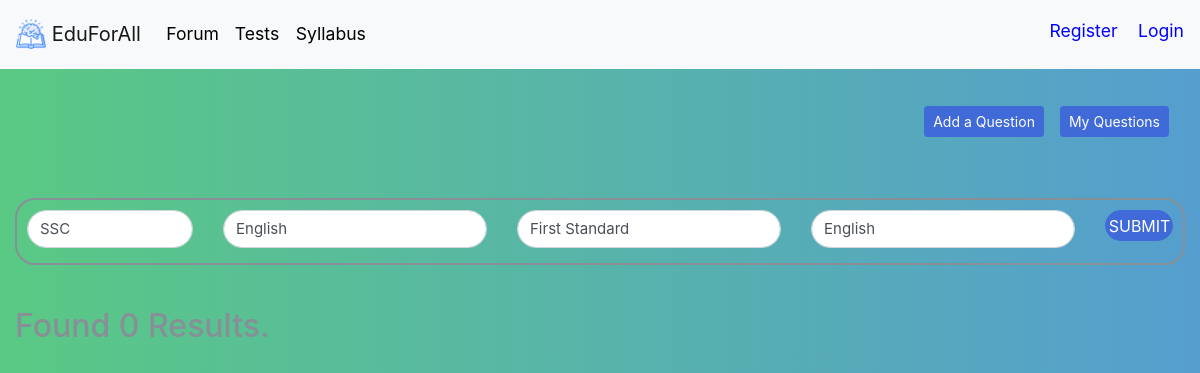
Before: /forum/ with the older database file.
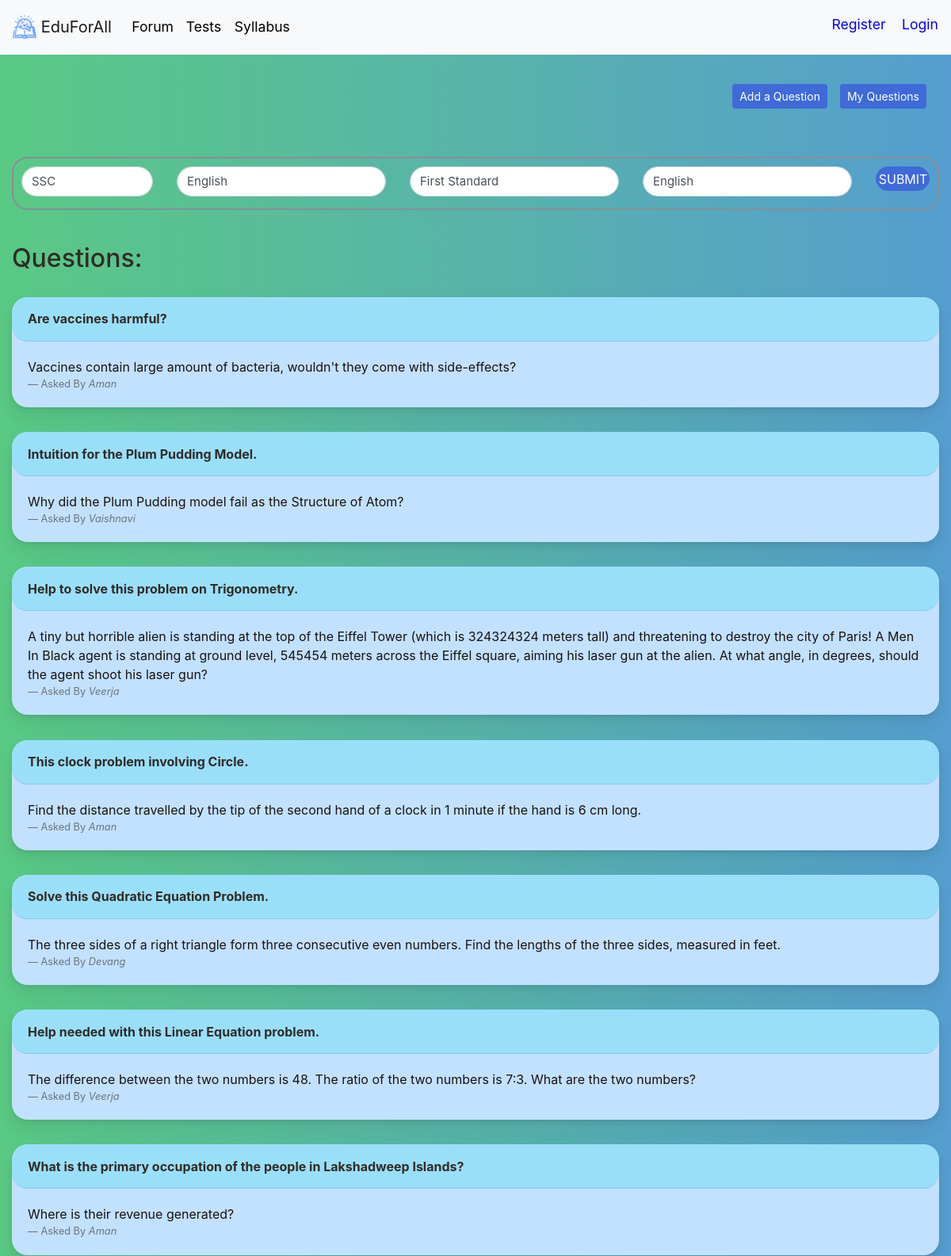
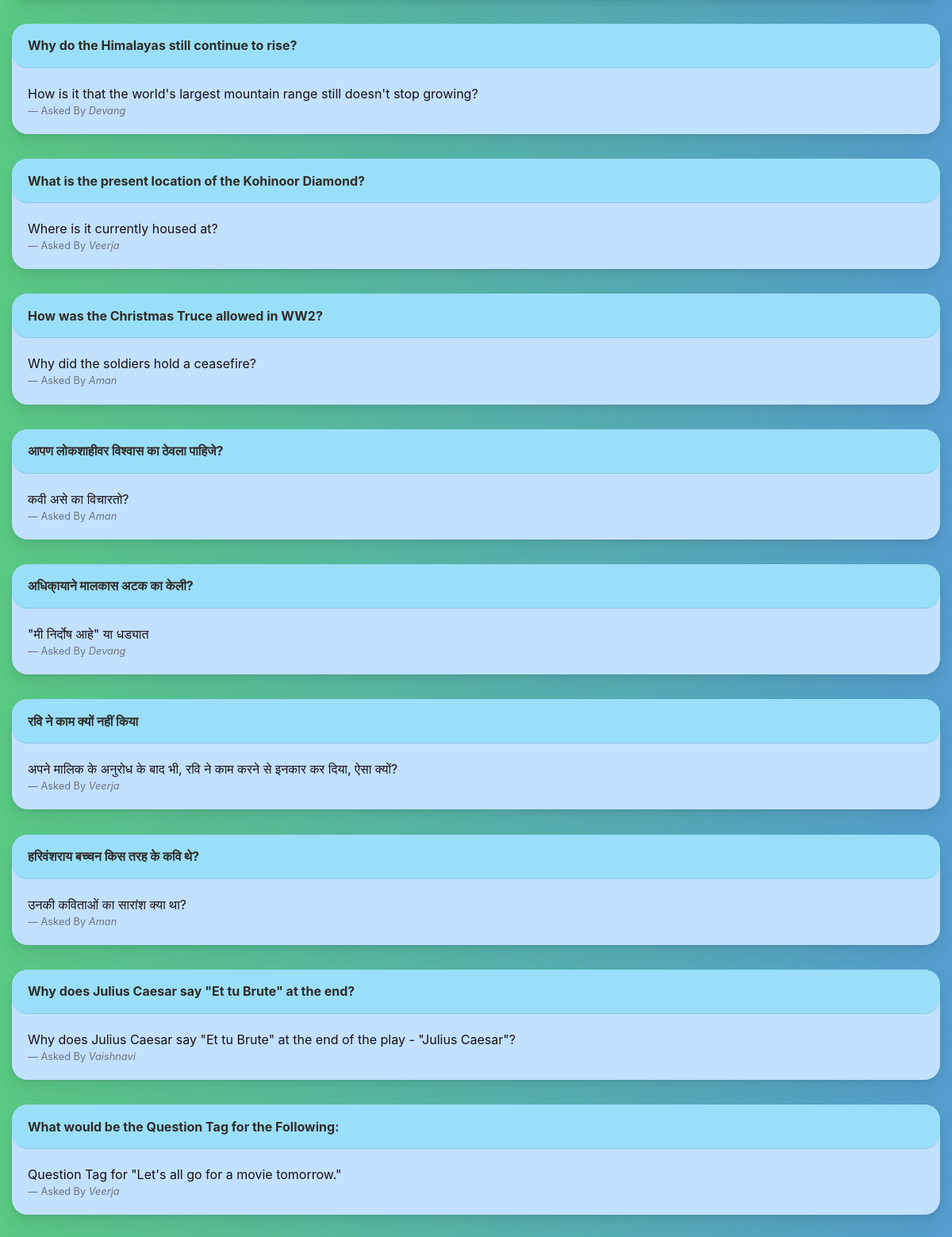
After: the same page with the newer database file (2 pictures, top to bottom).
### forum/models.py (models this page shows, shortened)
class question(models.Model):
    created = models.DateTimeField(auto_now_add=True)
    questionBy = models.ForeignKey(student, on_delete=models.CASCADE)
    title = models.CharField(max_length=240)
    body = models.CharField(max_length=25000)
    medium = models.CharField(max_length=100)
    acadYear = models.CharField(max_length=100)
    subject = models.CharField(max_length=100)
    board = models.CharField(max_length=100, default="SSC")

class student(models.Model):
    user: OneToOneField = models.OneToOneField(User, on_delete=models.CASCADE)
    acadYear = models.CharField(max_length=100)
    medium = models.CharField(max_length=100)
    board = models.CharField(max_length=100, default="SSC")

### forum/views.py (the view, shortened to what this page needs)
# urls.py: path('',views.forumLanding.as_view(),name='forumLanding'),
class forumLanding(View):
    def get(self, request, template_name='forumLanding.html'):
        message = {}
        message['questions'] = question.objects.all().order_by('-created')
        return render(request, 'forumLanding.html', message)

### forum/templates/forumLanding.html (shortened to what this page needs)
{% extends 'base.html' %}
{% load static %}
{% block content %}
<link rel="stylesheet" href="{% static 'all.css' %}">
<link rel="stylesheet" href="{% static 'bt.css' %}">
<link rel="stylesheet" href="{% static 'btb.css' %}">
<link rel="stylesheet" href="{% static 'login.css' %}">
<link rel="stylesheet" href="{% static 'forumLanding.css' %}">
<div class="container-fluid">
    <br>
    <br>
    <br>
    <br>
    <br>
    <a class="btn btn-primary btn-sm float-right" style="margin-right: 16px; margin-bottom: 16px" href="{% url 'forum:myQuestions' %}" role="button">My Questions</a>
    <a class="btn btn-primary btn-sm float-right" style="margin-right: 16px; margin-bottom: 16px" href="{% url 'forum:addQuestion' %}" role="button">Add a Question</a>
    <br>
    <br>
    <br>
<br>
    <div class="container-fluid" style="padding: 10px; border: 2px solid; border-radius: 20px;">
        <form action="" method="post">
        <div class="row">
            <div class="col-lg-2">
                <select name="board" id="board" required class="form-control"
                            style="border-radius: 20px; font-size: 15px; margin-bottom: 5px;">
                            <option value="SSC">SSC</option>
                </select>
            </div>
            <div class="col-lg-3">
                <select name="medium" id="medium" required class="form-control"
                            style="border-radius: 20px; font-size: 15px; margin-bottom: 5px;">
                            <option value="english">English</option>
                </select>
            </div>
            <div class="col-lg-3">
                <select name="acadYear" id="acadYear" required style="border-radius: 20px; font-size: 15px; margin-bottom: 5px;"
                            class="form-control">
                            <option value="1">First Standard</option>
                        </select>
            </div>
            <div class="col-lg-3">
                <select name="subject" id="subject" required style="border-radius: 20px; font-size: 15px; margin-bottom: 5px;"
                class="form-control">
                    <option value="English">English</option>
                </select>
            </div>
            <div class="col-lg-1">
                <button class="btn btn-primary btn-block text-uppercase" type="submit"
                            style="font-size: 1rem; padding: 4%; border-radius: 20px;">Submit</button>
            </div>
        </form>
        </div>
    </div>
<br><br>
    {% if questions %}
    <h2 style="color: #312b26;">Questions:</h2>
    <br>
<div class="container-fluid">
    {% for i in questions %}
    <a href="{% url 'forum:queAns' i.id %}">
        <div class="card" style="background-color: #c2e1ff; color: #1a1111;">
            <div class="card-header" style="font-size:1rem; background-color: #9adffa; color: #312b26">
             <strong>{{i.title}}</strong>
            </div>
            <div class="card-body">
                <blockquote class="blockquote mb-0" style="font-size:1rem">
                    <p>{{i.body}}</p>
                    <footer class="blockquote-footer">Asked By <cite
                            title="Source Title">{{ i.questionBy.user.first_name }}</cite></footer>
                </blockquote>
            </div>
        </div>
    </a>
    <br>
    {% endfor %}
</div>
{% else %}
<h2>Found 0 Results.</h2>
{% endif %}
{% endblock %}

Changed rows visible on the page:
added question: title "Are vaccines harmful?", body "Vaccines contain large amount of bacteria, wouldn't they come with side-effects?", questionBy.user.first_name "Aman"
added question: title "Intuition for the Plum Pudding Model.", body "Why did the Plum Pudding model fail as the Structure of Atom?", questionBy.user.first_name "Vaishnavi"
added question: title "Help to solve this problem on Trigonometry.", body "A tiny but horrible alien is standing at the top of the Eiffel Tower (which is 324324324 meters tall) and threatening to destroy the city of Paris! A Men In Black agent is standing at ground level, 545454 meters across the Eiffel square, aiming his laser gun at the alien. At what angle, in degrees, should the agent shoot his laser gun?", questionBy.user.first_name "Veerja"
added question: title "This clock problem involving Circle.", body "Find the distance travelled by the tip of the second hand of a clock in 1 minute if the hand is 6 cm long.", questionBy.user.first_name "Aman"
added question: title "Solve this Quadratic Equation Problem.", body "The three sides of a right triangle form three consecutive even numbers. Find the lengths of the three sides, measured in feet.", questionBy.user.first_name "Devang"
added question: title "Help needed with this Linear Equation problem.", body "The difference between the two numbers is 48. The ratio of the two numbers is 7:3. What are the two numbers?", questionBy.user.first_name "Veerja"
added question: title "What is the primary occupation of the people in Lakshadweep Islands?", body "Where is their revenue generated?", questionBy.user.first_name "Aman"
added question: title "Why do the Himalayas still continue to rise?", body "How is it that the world's largest mountain range still doesn't stop growing?", questionBy.user.first_name "Devang"
added question: title "What is the present location of the Kohinoor Diamond?", body "Where is it currently housed at?", questionBy.user.first_name "Veerja"
added question: title "How was the Christmas Truce allowed in WW2?", body "Why did the soldiers hold a ceasefire?", questionBy.user.first_name "Aman"
added question: title "आपण लोकशाहीवर विश्वास का ठेवला पाहिजे?", body "कवी असे का विचारतो?", questionBy.user.first_name "Aman"
added question: title "अधिका्याने मालकास अटक का केली?", body "\"मी निर्दोष आहे\" या धड्यात", questionBy.user.first_name "Devang"
added question: title "रवि ने काम क्यों नहीं किया", body "अपने मालिक के अनुरोध के बाद भी, रवि ने काम करने से इनकार कर दिया, ऐसा क्यों?", questionBy.user.first_name "Veerja"
added question: title "हरिवंशराय बच्चन किस तरह के कवि थे?", body "उनकी कविताओं का सारांश क्या था?", questionBy.user.first_name "Aman"
added question: title "Why does Julius Caesar say \"Et tu Brute\" at the end?", body "Why does Julius Caesar say \"Et tu Brute\" at the end of the play - \"Julius Caesar\"?", questionBy.user.first_name "Vaishnavi"
added question: title "What would be the Question Tag for the Following:", body "Question Tag for \"Let's all go for a movie tomorrow.\"", questionBy.user.first_name "Veerja"
Other visible differences:
text now shown: "Questions:"
